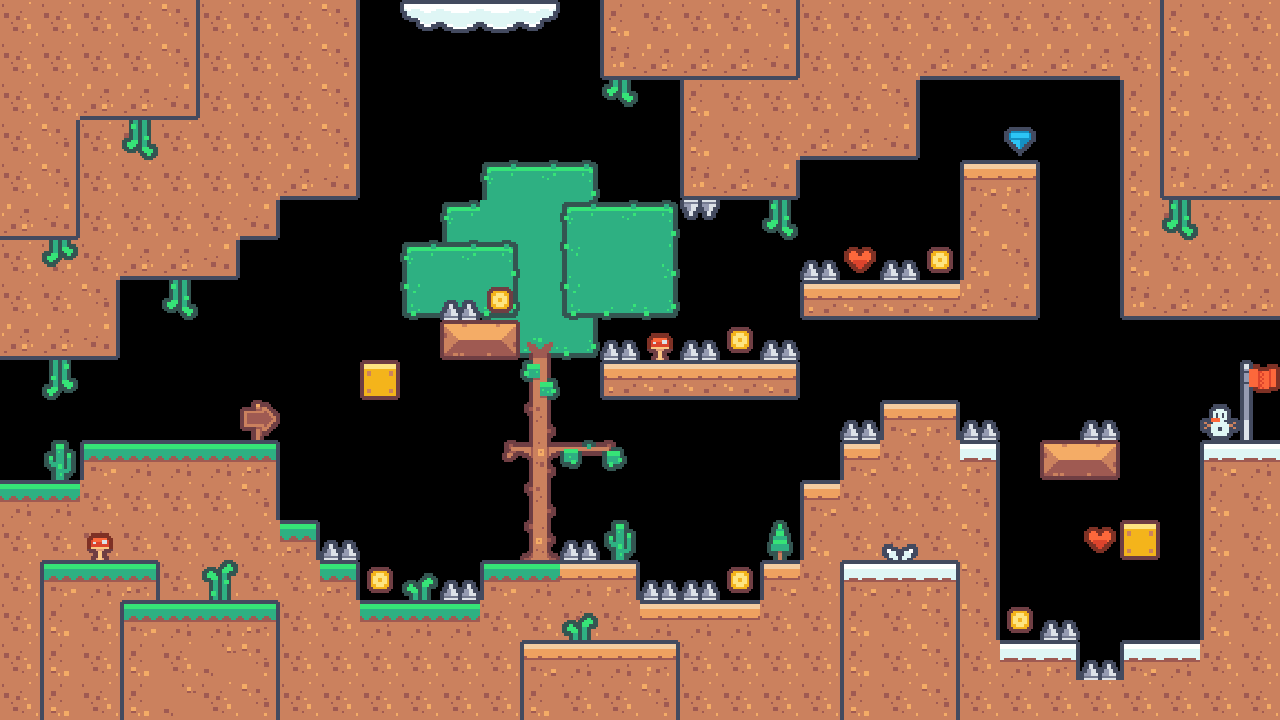

Rendered tile map (Tiled .tmx) drawn with the repository's tilesets; below, a short description and the full map source, tile grids included:
An orthogonal 32x18 tile map with 40x40 px tiles, 5 tile layers (0, 1, 2, 3, ...).

<map version="1.10" tiledversion="1.11.2" orientation="orthogonal" renderorder="right-down" width="32" height="18" tilewidth="40" tileheight="40" infinite="0" nextlayerid="19" nextobjectid="1">
 <editorsettings>
  <export target="../levels/level4/layer.csv" format="csv" />
 </editorsettings>
 <tileset firstgid="1" source="tilesets/tileset1.tsx" />
 <layer id="16" name="0" width="32" height="18">
  <data encoding="csv">
0,0,0,0,0,0,0,0,0,0,0,0,0,0,0,0,0,0,0,0,0,0,0,0,0,0,0,0,0,0,0,0,
0,0,0,0,0,0,0,0,0,0,0,0,0,0,0,0,0,0,0,0,0,0,0,0,0,0,0,0,0,0,0,0,
0,0,0,0,0,0,0,0,0,0,0,0,0,0,0,0,0,0,0,0,0,0,0,0,0,0,0,0,0,0,0,0,
0,0,0,0,0,0,0,0,0,0,0,0,0,0,0,0,0,0,0,0,0,0,0,0,0,0,0,0,0,0,0,0,
0,0,0,0,0,0,0,0,0,0,0,0,18,19,20,0,0,0,0,0,0,0,0,0,0,0,0,0,0,0,0,0,
0,0,0,0,0,0,0,0,0,0,0,18,39,39,40,0,0,0,0,0,0,0,0,0,0,0,0,0,0,0,0,0,
0,0,0,0,0,0,0,0,0,0,0,58,39,39,40,0,0,0,0,0,0,0,0,0,0,0,0,0,0,0,0,0,
0,0,0,0,0,0,0,0,0,0,0,0,38,39,40,0,0,0,0,0,0,0,0,0,0,0,0,0,0,0,0,0,
0,0,0,0,0,0,0,0,0,0,0,0,58,98,60,0,0,0,0,0,0,0,0,0,0,0,0,0,0,0,0,0,
0,0,0,0,0,0,0,0,0,0,0,0,0,97,0,0,0,0,0,0,0,0,0,0,0,0,0,0,0,0,0,0,
0,0,0,0,0,0,0,0,0,0,0,0,0,117,0,0,0,0,0,0,0,0,0,0,0,0,0,0,0,0,0,0,
0,0,0,0,0,0,0,0,0,0,0,0,119,118,2147483748,2147483747,0,0,0,0,0,0,0,0,0,0,0,0,0,0,0,0,
0,0,0,0,0,0,0,0,0,0,0,0,0,117,0,0,0,0,0,0,0,0,0,0,0,0,0,0,0,0,0,0,
0,0,0,0,0,0,0,0,0,0,0,0,0,138,0,0,0,0,0,0,0,0,0,0,0,0,0,0,0,0,0,0,
0,0,0,0,0,0,0,0,0,0,0,0,0,0,0,0,0,0,0,0,0,0,0,0,0,0,0,0,0,0,0,0,
0,0,0,0,0,0,0,0,0,0,0,0,0,0,0,0,0,0,0,0,0,0,0,0,0,0,0,0,0,0,0,0,
0,0,0,0,0,0,0,0,0,0,0,0,0,0,0,0,0,0,0,0,0,0,0,0,0,0,0,0,0,0,0,0,
0,0,0,0,0,0,0,0,0,0,0,0,0,0,0,0,0,0,0,0,0,0,0,0,0,0,0,0,0,0,0,0
</data>
 </layer>
 <layer id="1" name="1" width="32" height="18" locked="1">
  <data encoding="csv">
0,0,0,0,0,0,0,0,0,0,0,0,0,0,0,0,0,0,0,0,0,0,0,0,0,0,0,0,0,0,0,0,
0,0,0,0,0,0,0,0,0,0,0,0,0,0,0,0,0,0,0,0,0,0,0,0,0,0,0,0,0,0,0,0,
0,0,0,0,0,0,0,0,0,0,0,0,0,0,0,0,0,0,0,0,0,0,0,0,0,0,0,0,0,0,0,0,
0,0,0,0,0,0,0,0,0,0,0,0,0,0,0,0,0,0,0,0,0,0,0,0,0,0,0,0,0,0,0,0,
0,0,0,0,0,0,0,0,0,0,0,0,0,0,0,0,0,0,0,0,0,0,0,0,0,0,0,0,0,0,0,0,
0,0,0,0,0,0,0,0,0,0,0,0,0,0,18,19,20,0,0,0,0,0,0,0,0,0,0,0,0,0,0,0,
0,0,0,0,0,0,0,0,0,0,18,19,20,0,38,39,40,0,0,0,0,0,0,0,0,0,0,0,0,0,0,0,
0,0,0,0,0,0,0,0,0,0,58,59,60,0,58,59,60,0,0,0,0,0,0,0,0,0,0,0,0,0,0,0,
0,0,0,0,0,0,0,0,0,0,0,0,0,0,0,0,0,0,0,0,0,0,0,0,0,0,0,0,0,0,0,0,
0,0,0,0,0,0,0,0,0,0,0,0,0,0,0,0,0,0,0,0,0,0,0,0,0,0,0,0,0,0,0,0,
0,0,0,0,0,0,0,0,0,0,0,0,0,0,0,0,0,0,0,0,0,0,0,0,0,0,0,0,0,0,0,0,
0,0,0,0,0,0,0,0,0,0,0,0,0,0,0,0,0,0,0,0,0,0,0,0,0,0,0,0,0,0,0,0,
0,0,0,0,0,0,0,0,0,0,0,0,0,0,0,0,0,0,0,0,0,0,0,0,0,0,0,0,0,0,0,0,
0,0,0,0,0,0,0,0,0,0,0,0,0,0,0,0,0,0,0,0,0,0,0,0,0,0,0,0,0,0,0,0,
0,0,0,0,0,0,0,0,0,0,0,0,0,0,0,0,0,0,0,0,0,0,0,0,0,0,0,0,0,0,0,0,
0,0,0,0,0,0,0,0,0,0,0,0,0,0,0,0,0,0,0,0,0,0,0,0,0,0,0,0,0,0,0,0,
0,0,0,0,0,0,0,0,0,0,0,0,0,0,0,0,0,0,0,0,0,0,0,0,0,0,0,0,0,0,0,0,
0,0,0,0,0,0,0,0,0,0,0,0,0,0,0,0,0,0,0,0,0,0,0,0,0,0,0,0,0,0,0,0
</data>
 </layer>
 <layer id="15" name="2" width="32" height="18">
  <data encoding="csv">
123,123,123,123,123,123,123,123,124,0,154,155,155,156,0,0,0,122,123,123,123,123,123,123,123,123,123,123,123,123,123,123,
123,123,123,123,123,123,123,123,124,0,0,0,0,0,0,0,0,122,123,123,123,123,123,143,143,143,143,143,123,123,123,123,
123,123,123,123,123,123,123,123,124,0,0,0,0,0,0,0,0,122,123,123,123,123,124,0,0,0,0,0,122,123,123,123,
123,123,123,123,123,123,123,123,124,0,0,0,0,0,0,0,0,122,123,123,143,143,144,0,0,68,0,0,122,123,123,123,
123,123,123,123,123,123,123,143,144,0,0,0,0,0,0,0,0,142,143,144,0,0,0,0,62,64,0,0,122,123,123,123,
123,123,123,123,123,123,144,0,0,0,0,0,0,0,0,0,0,1073741893,0,1073741950,0,0,0,0,122,124,0,0,122,123,123,123,
123,123,123,143,143,144,0,0,0,0,0,0,0,0,0,0,0,0,0,0,69,45,69,152,122,124,0,0,122,123,123,123,
123,123,124,0,1073741950,0,0,0,0,0,0,69,152,0,0,0,0,0,0,0,42,43,43,43,143,144,0,0,142,143,143,143,
143,143,144,0,0,0,0,0,0,0,0,49,51,0,0,69,129,69,152,69,0,0,0,0,0,0,0,0,0,0,0,0,
0,3221225598,0,0,0,0,0,0,0,10,0,0,0,0,0,42,43,43,43,44,0,0,0,0,0,0,0,0,0,0,0,112,
0,0,0,0,0,0,89,0,0,0,0,0,0,0,0,0,0,0,0,0,0,69,62,64,69,0,0,69,0,0,146,132,
0,128,22,23,23,23,24,0,0,0,0,0,0,0,0,0,0,0,0,0,0,62,123,123,104,0,49,51,0,0,102,103,
23,23,123,123,123,123,124,0,0,0,0,0,0,0,0,0,0,0,0,0,62,123,123,123,124,0,0,0,0,0,122,123,
123,123,123,123,123,123,123,24,69,0,0,0,0,0,69,128,0,0,0,127,122,123,123,123,124,0,0,45,10,0,122,123,
123,123,123,123,123,123,123,123,24,152,125,69,22,23,63,64,69,69,152,62,123,123,123,123,124,0,0,0,0,0,122,123,
123,123,123,123,123,123,123,123,123,23,23,23,123,123,123,123,63,63,63,123,123,123,123,123,124,152,69,0,0,0,122,123,
123,123,123,123,123,123,123,123,123,123,123,123,123,123,123,123,123,123,123,123,123,123,123,123,123,103,104,69,102,103,123,123,
123,123,123,123,123,123,123,123,123,123,123,123,123,123,123,123,123,123,123,123,123,123,123,123,123,123,123,123,123,123,123,123
</data>
 </layer>
 <layer id="9" name="3" width="32" height="18">
  <data encoding="csv">
123,123,123,123,124,0,0,0,0,0,0,0,0,0,0,122,123,123,123,124,0,0,0,0,0,0,0,0,0,122,123,123,
123,123,123,123,124,0,0,0,0,0,0,0,0,0,0,142,143,143,143,144,0,0,0,0,0,0,0,0,0,122,123,123,
123,123,143,143,144,0,0,0,0,0,0,0,0,0,0,1073741949,0,0,0,0,0,0,0,0,0,0,0,0,0,122,123,123,
123,124,0,1073741950,0,0,0,0,0,0,0,0,0,0,0,0,0,0,0,0,0,0,0,0,0,0,0,0,0,122,123,123,
123,124,0,0,0,0,0,0,0,0,0,0,0,0,0,0,0,0,0,0,0,0,0,0,0,0,0,0,0,142,143,143,
143,144,0,0,0,0,0,0,0,0,0,0,0,0,0,0,0,0,0,0,0,0,0,0,0,0,0,0,0,1073741950,0,0,
0,3221225597,0,0,0,0,0,0,0,0,0,0,0,0,0,0,0,0,0,0,0,0,0,0,0,0,0,0,0,0,0,0,
0,0,0,0,0,0,0,0,0,0,0,0,0,0,0,0,0,0,0,0,0,0,0,0,0,0,0,0,0,0,0,0,
0,0,0,0,0,0,0,0,0,0,0,0,0,0,0,0,0,0,0,0,0,0,0,0,0,0,0,0,0,0,0,0,
0,0,0,0,0,0,0,0,0,0,0,0,0,0,0,0,0,0,0,0,0,0,0,0,0,0,0,0,0,0,0,0,
0,0,0,0,0,0,0,0,0,0,0,0,0,0,0,0,0,0,0,0,0,0,0,0,0,0,0,0,0,0,0,0,
0,0,0,0,0,0,0,0,0,0,0,0,0,0,0,0,0,0,0,0,0,0,0,0,0,0,0,0,0,0,0,0,
0,0,0,0,0,0,0,0,0,0,0,0,0,0,0,0,0,0,0,0,0,0,0,0,0,0,0,0,0,0,0,0,
0,0,129,0,0,0,0,0,0,0,0,0,0,0,0,0,0,0,0,0,0,0,145,0,0,0,0,0,0,0,0,0,
0,22,23,24,0,0,0,0,0,0,0,0,0,0,0,0,0,0,0,0,0,102,103,104,0,0,0,0,0,0,0,0,
0,122,123,124,0,0,0,0,0,0,0,0,0,0,125,0,0,0,0,0,0,122,123,124,0,0,0,0,0,0,0,0,
0,122,123,124,0,0,0,0,0,0,0,0,0,62,63,63,64,0,0,0,0,122,123,124,0,0,0,0,0,0,0,0,
0,122,123,124,0,0,0,0,0,0,0,0,0,122,123,123,124,0,0,0,0,122,123,124,0,0,0,0,0,0,0,0
</data>
 </layer>
 <layer id="11" name="4" width="32" height="18">
  <data encoding="csv">
0,0,0,0,0,0,0,0,0,0,0,0,0,0,0,0,0,0,0,0,0,0,0,0,0,0,0,0,0,0,0,0,
0,0,0,0,0,0,0,0,0,0,0,0,0,0,0,0,0,0,0,0,0,0,0,0,0,0,0,0,0,0,0,0,
0,0,0,0,0,0,0,0,0,0,0,0,0,0,0,0,0,0,0,0,0,0,0,0,0,0,0,0,0,0,0,0,
0,0,0,0,0,0,0,0,0,0,0,0,0,0,0,0,0,0,0,0,0,0,0,0,0,0,0,0,0,0,0,0,
0,0,0,0,0,0,0,0,0,0,0,0,0,0,0,0,0,0,0,0,0,0,0,0,0,0,0,0,0,0,0,0,
0,0,0,0,0,0,0,0,0,0,0,0,0,0,0,0,0,0,0,0,0,0,0,0,0,0,0,0,0,0,0,0,
0,0,0,0,0,0,0,0,0,0,0,0,0,0,0,0,0,0,0,0,0,0,0,0,0,0,0,0,0,0,0,0,
0,0,0,0,0,0,0,0,0,0,0,0,0,0,0,0,0,0,0,0,0,0,0,0,0,0,0,0,0,0,0,0,
0,0,0,0,0,0,0,0,0,0,0,0,0,0,0,0,0,0,0,0,0,0,0,0,0,0,0,0,0,0,0,0,
0,0,0,0,0,0,0,0,0,0,0,0,0,0,0,0,0,0,0,0,0,0,0,0,0,0,0,0,0,0,0,0,
0,0,0,0,0,0,0,0,0,0,0,0,0,0,0,0,0,0,0,0,0,0,0,0,0,0,0,0,0,0,0,0,
0,0,0,0,0,0,0,0,0,0,0,0,0,0,0,0,0,0,0,0,0,0,0,0,0,0,0,0,0,0,0,0,
0,0,0,0,0,0,0,0,0,0,0,0,0,0,0,0,0,0,0,0,0,0,0,0,0,0,0,0,0,0,0,0,
0,0,0,0,0,0,0,0,0,0,0,0,0,0,0,0,0,0,0,0,0,0,0,0,0,0,0,0,0,0,0,0,
0,0,0,0,0,126,0,0,0,0,0,0,0,0,0,0,0,0,0,0,0,0,0,0,0,0,0,0,0,0,0,0,
0,0,0,22,23,23,24,0,0,0,0,0,0,0,0,0,0,0,0,0,0,0,0,0,0,0,0,0,0,0,0,0,
0,0,0,122,123,105,124,0,0,0,0,0,0,0,0,0,0,0,0,0,0,0,0,0,0,0,0,0,0,0,0,0,
0,0,0,122,105,123,124,0,0,0,0,0,0,0,0,0,0,0,0,0,0,0,0,0,0,0,0,0,0,0,0,0
</data>
 </layer>
</map>